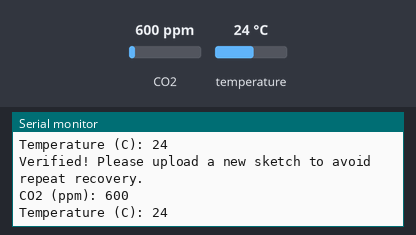
The sketch below on a simulated Arduino Uno, built with avr-gcc and run on an emulated ATmega328P. On the bench: the last lines printed to the serial monitor. Inputs (shaded band) come from the test bench; at power-on: CO2 600 ppm, temperature 24 °C.

Above: at 4.8 s.
4.9 s: CO2 set to 1980 ppm
At 7.0 s:
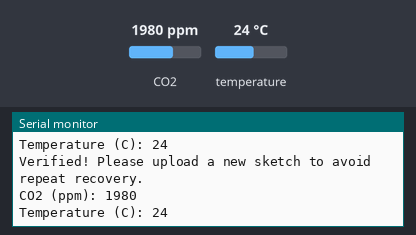
7.9 s: CO2 set to 2041 ppm
At 9.2 s:
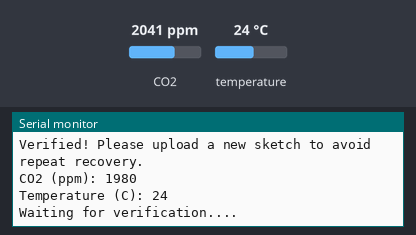

Measured:
- the behaviour switches between 2000 and 2001 ppm on CO2 (found by bisection; images 1 and 2)
- after the input at 4.9 s, the serial monitor: prints a new line after 1.2 s (image 1)
- after the input at 7.9 s, the serial monitor: prints a new line after 0.19 s (image 2)

The sketch:

MH-Z19-Recovery.ino
```cpp
/*

Example Code from MHZ19 Library

Only use this as a final resort!

The example sets span without a reference and hence can reduce accuracy.
Additionaly, it uses a rest command not fully tested.

This sequence goes through a reset sequence and will attempt
to reset the device if there is an issue. This is repeated untill a rational
result is given.

*/

#define FORCE_SPAN 0 // < --- set to 1 as an absoloute final resort

#include <Arduino.h>
#include "MHZ19.h"
#include <SoftwareSerial.h> //  Remove if using HardwareSerial or non-uno compatabile device

#define RX_PIN 16
#define TX_PIN 17
#define BAUDRATE_ESP32 115200
#define BAUDRATE_MHZ19 9600 // Native to the sensor (do not change)

MHZ19 myMHZ19;
SoftwareSerial mySerial(RX_PIN, TX_PIN); // Uno example

unsigned long getDataTimer = 0;

void setRange(int range); // Declerations for non-IDE platform
void printErrorCode();

void setup()
{
    Serial.begin(BAUDRATE_ESP32);
    mySerial.begin(BAUDRATE_MHZ19); // Uno example: Begin Stream with MHZ19 baudrate

    myMHZ19.begin(mySerial); // *Imporant, Pass your Stream reference

    setRange(2000); // Set Range 2000

    if (myMHZ19.errorCode == RESULT_OK)
        myMHZ19.calibrate(); // Calibrate
    else
        printErrorCode();

#if FORCE_SPAN
    if (myMHZ19.errorCode == RESULT_OK)
        myMHZ19.zeroSpan(2000); // Set Span 2000
    else
        printErrorCode();
#endif

    if (myMHZ19.errorCode == RESULT_OK)
        myMHZ19.autoCalibration(false); // Turn auto calibration OFF
    else
        printErrorCode();
}

void loop()
{
    static byte timeout = 0;

    if (millis() - getDataTimer >= 2000)
    {
        int CO2;                // Buffer for CO2
        CO2 = myMHZ19.getCO2(); // Request CO2 (as ppm)

        if (CO2 < 390 || CO2 > 2000)
        {
            Serial.println("Waiting for verification....");

            timeout++;

            if (timeout > 20)
            {
                Serial.println("Failed to verify.");
                Serial.println("Requesting MHZ19 reset sequence");

                myMHZ19.recoveryReset(); // Recovery Reset

                Serial.println("Restarting MHZ19.");
                Serial.println("Waiting for boot duration to elapse.....");

                delay(30000);

                Serial.println("Waiting for boot verification...");

                for (byte i = 0; i < 3; i++)
                {
                    myMHZ19.verify(); // verification check

                    if (myMHZ19.errorCode == RESULT_OK)
                        break;
                }

                if (myMHZ19.errorCode == RESULT_OK)
                    Serial.println("Verified boot completion, please restart your device.");

                else
                    Serial.println("Failed to verify boot completion, check UART connection or increase delay.");

                while (1 == 1)
                    ;
            }
        }

        else
        {
            Serial.println("Verified! Please upload a new sketch to avoid repeat recovery.");

            timeout = 0; // Rest Timeout Counter

            Serial.print("CO2 (ppm): ");
            Serial.println(CO2);

            int8_t Temp; // Buffer for temperature
            Temp = myMHZ19.getTemperature();

            Serial.print("Temperature (C): ");
            Serial.println(Temp);
        }
        getDataTimer = millis();
    }
}

void setRange(int range)
{
    Serial.println("Setting range..");

    myMHZ19.setRange(range); // request new range write

    if ((myMHZ19.errorCode == RESULT_OK) && (myMHZ19.getRange() == range)) //RESULT_OK is an alias from the library,
        Serial.println("Range successfully applied.");

    else
    {
        printErrorCode();
    }
}

void printErrorCode()
{
    Serial.println("Communication error. Error Code: "); // *Print error code using the library variable
    Serial.println(myMHZ19.errorCode);                   //  holds the last recieved code
}
```
